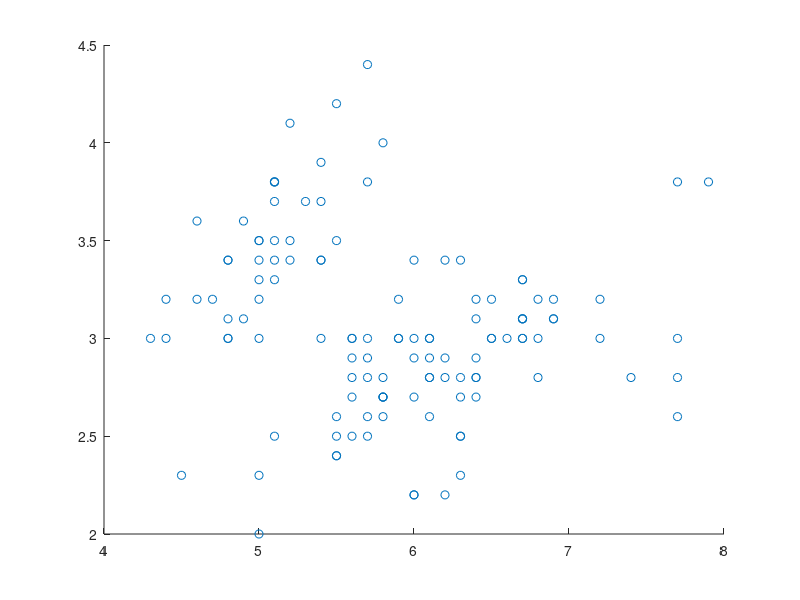

Write MATLAB code to recreate this figure.
function main

%Aufgabe a)
dataSetosa = csvread('trainingSetosa.csv');
dataVersicolor = csvread('trainingVersicolor.csv');
dataVirginica = csvread('trainingVirginica.csv');


data = [dataSetosa; dataVersicolor; dataVirginica];

[pc ws s] = pca( data ); %3b

(s(1) + s(2)) / sum(s) %3c, mehr als 95% der Streuung befinden sich in den ersten beiden PCs, abgesehen von davon gibts es keine Kombination mit mehr als 95%

data * pc(:, 1:2) %projeziere die Daten mit mehr als 95% der Streuung in einen 2-Dimmensionalen Raum 

scatter(data(:,1), data(:, 2))
end 